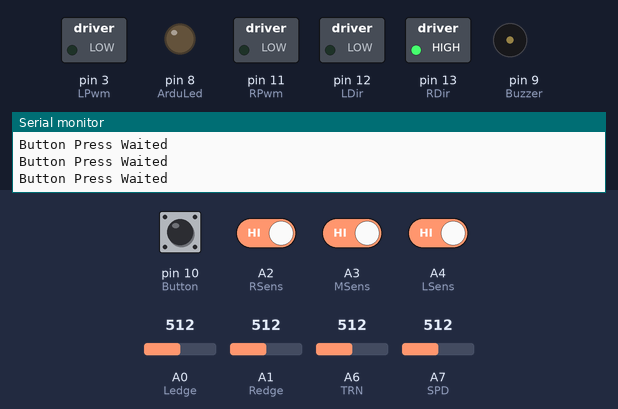
Bench run of a sketch on a simulated Arduino Nano, built with avr-gcc and run on an emulated ATmega328P. Shown: switched loads named in the sketch (green lamp = pin HIGH), output pins drawn as LEDs (lit = HIGH), buzzer (waves = sounding), the last lines printed to the serial monitor. Dashed ring = blinking. The inputs (shaded band) are chosen by the test bench; at power-on: A2 (RSens), A3 (MSens), A4 (LSens) HIGH, pin 10 (Button) LOW, A0 (Ledge) = 512, A1 (Redge) = 512, A6 (TRN) = 512, A7 (SPD) = 512. Random numbers use the default seed unless the sketch sets one; pins used as bus, display or sensor lines are not drawn.

Above: at 1.2 s.
1.3 s: pin 10 (Button) pulled HIGH for 0.15 s
At 2.38 s:
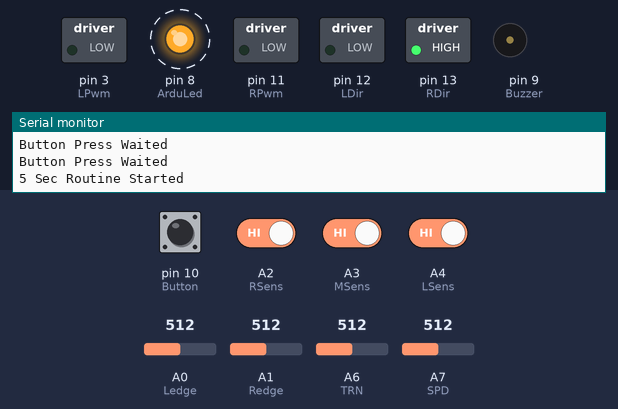
4.4 s: A0 (Ledge) set to 317
7.4 s: A0 (Ledge) set to 281
At 7.57 s:
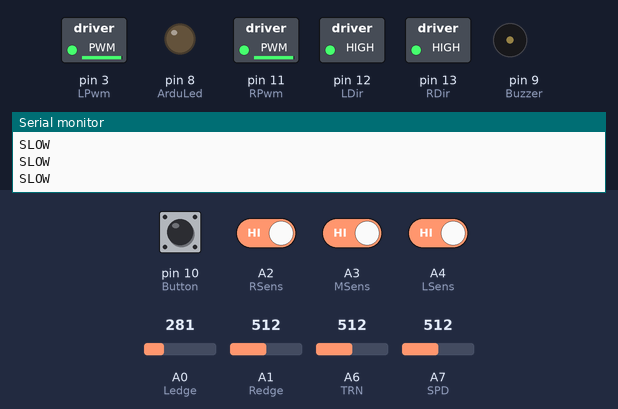
10.4 s: A1 (Redge) set to 290
At 10.82 s:
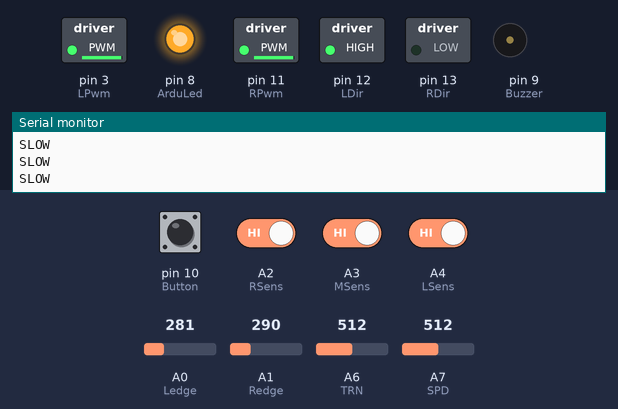
13.4 s: A1 (Redge) set to 306
At 13.84 s:
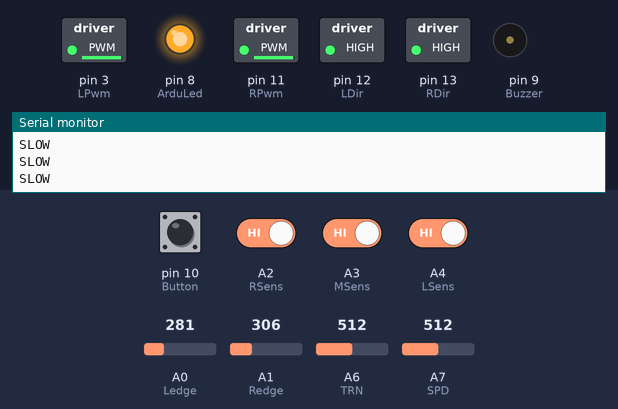
16.4 s: A0 (Ledge) set to 306
At 19.0 s:
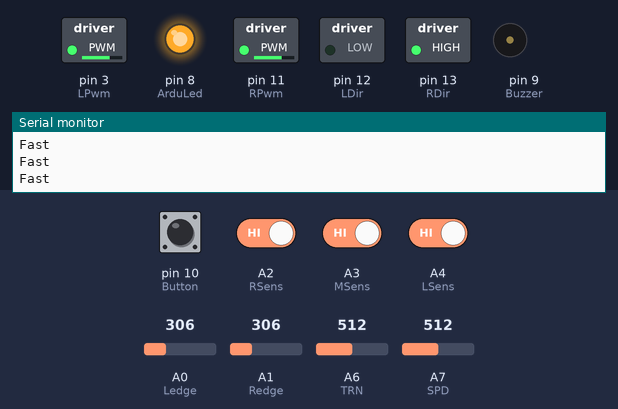
Timing chart, 0 to 20.4 s (numbered marks = the images above; inputs shaded):
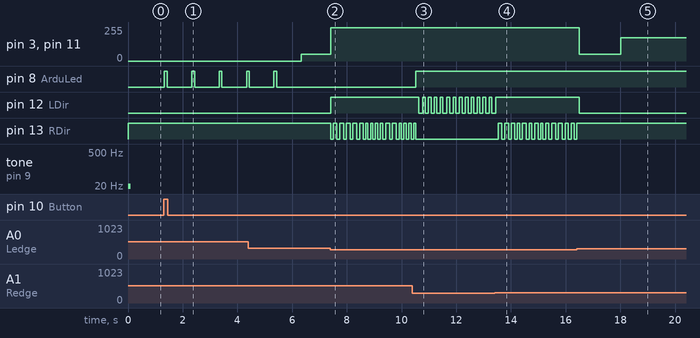

The sketch:

SumoBlind.ino
```cpp
// GENESIS BOARD MINI SUMO ROBOT PROGRAM
//FOR 3 OPPONENT SENSOR, 2 EDGE SENSOR
// JSUMO 01/2020
///////////////////////////////////////

//MOTOR CONTROL
int RPwm = 11;
int RDir = 13;

int LPwm = 3;
int LDir = 12;

//LED & BUZZER
int Buzzer = 9;
int ArduLed = 8;

//EDGE & CONTRAST SENSORS
const int Redge = A1;
const int Ledge = A0;

//TRIMPOTS
int SPD = A7;
int TRN = A6;
bool lastLine = true;
//OPPONENT SENSORS
int LSens = A4;
int RSens = A2;
int MSens = A3;

// DIPSWITCH & BUTTON
int Button = 10;  // Can be used as start pin too.
int DS1 = 5;
int DS2 = 6;
int DS3 = 7;

//VALUES
int Speed = 10;
int MaxSpeed = 70;   // Idle Speed while no sensor giving data.
int TurnSpeed = 30;  // Left and Right Forward Turning Speed
int EdgeTurn = 150;  // Turning Time variable when minisumo sees white line
int Duration;        // Turning Time at minisumo starting.
int LastValue = 5;   // Last Value Variable for remembering last Opponent sensor sense.

void setup() {
  pinMode(LSens, INPUT);  // Left Opponent Sensor Input
  pinMode(RSens, INPUT);  // Right Opponent Sensor Input
  pinMode(MSens, INPUT);  // Middle Opponent Sensor Input

  pinMode(Buzzer, OUTPUT);   // Buzzer Declared as Output
  pinMode(ArduLed, OUTPUT);  // Buzzer Declared as Output
  pinMode(Button, INPUT);    // Buzzer Declared as Output

  pinMode(RPwm, OUTPUT);  // Four PWM Channel Declared as Output
  pinMode(RDir, OUTPUT);
  pinMode(LPwm, OUTPUT);
  pinMode(LDir, OUTPUT);

  digitalWrite(Buzzer, LOW);   // Buzzer Pin Made Low for Silence 🙂
  digitalWrite(ArduLed, LOW);  // Arduino Mode Led Made Low
  digitalWrite(DS1, HIGH);     // 3 Dipswitch Pin Pullups Made
  digitalWrite(DS2, HIGH);
  digitalWrite(DS3, HIGH);
  randomSeed(analogRead(7));
  digitalWrite(LSens, HIGH);  // Opponent Sensor Pullups Made
  digitalWrite(RSens, HIGH);

  digitalWrite(MSens, HIGH);
  Serial.begin(9600);
}
bool mDelay(int time) {
  int start = millis();
  while (millis() - start <= time) {
    lastLine = false;
    return true;
  }
  return false;
}

//Motor Control Function
void Set_Motor(float Lval, float Rval, int timex) {
  Lval = Lval * 2.5;
  Rval = Rval * 2.5;
  if (Lval >= 0) {
    analogWrite(LPwm, Lval);
    digitalWrite(LDir, LOW);
  } else {
    Lval = abs(Lval);
    digitalWrite(LDir, HIGH);
    analogWrite(LPwm, Lval);
  }
  if (Rval >= 0) {
    analogWrite(RPwm, Rval);
    digitalWrite(RDir, HIGH);
  } else {
    Rval = abs(Rval);
    digitalWrite(RDir, LOW);
    analogWrite(RPwm, Rval);
  }
  //If you want to see Speed Values please uncomment bottom line.
  // Serial.print(Rval); Serial.print("-"); Serial.println(Lval);
  delay(timex);
}


void OpDetect() {
  int start = millis();
  while (1) {
    if (analogRead(Ledge) < 300 && analogRead(Redge) > 300) {
      int rndN = random(75, 150);
      Set_Motor(-100, -100, 100);  // Backward for 55 mS.
      Set_Motor(-100, 100, rndN);
      start = millis();  // Left Backward, Right Forward, Turning Time Based on ETRN Trimpot
      LastValue = 5;
    } else if (analogRead(Ledge) > 300 && analogRead(Redge) < 300) {
      digitalWrite(Buzzer, LOW);
      int rndN = random(75, 150);
      digitalWrite(ArduLed, HIGH);
      Set_Motor(-100, -100, 100);  // Backward for 55 mS.
      Set_Motor(100, -100, rndN);  // Right Backward, Left Forward, Turning Time Based on ETRN Trimpot
      LastValue = 5;
      start = millis();
    } else if (analogRead(Ledge) < 300 && analogRead(Redge) < 300) {
      digitalWrite(Buzzer, LOW);
      digitalWrite(ArduLed, HIGH);
      Set_Motor(-100, -100, 100);
      int rndN = random(100, 150);  // Backward for 55 mS.
      Set_Motor(100, -100, rndN);   // Right Backward, Left Forward, Turning Time Based on ETRN Trimpot
      LastValue = 5;
      start = millis();
    }


      /// Edge Sensor Control Routine ///


      Speed = (analogRead(SPD) / 10.3);  // This raw speed value comes with 0 to 1023 so we divide to 10.3 After that it is 0 to 99 integer.
      Speed = 100 - Speed;
      // This is used for reversing trimpot dial direction at board.
      Speed = 20;
      if (millis() - start <= 1500) {
        Serial.println("SLOW");
        Set_Motor(Speed, Speed, 1);
      } else {
         Serial.println("Fast");
        Set_Motor(MaxSpeed, MaxSpeed, 1);
      }
    }
  }

void loop() {
  digitalWrite(RPwm, LOW);
  digitalWrite(LPwm, LOW);
  tone(Buzzer, 18, 100);  // Pin, Frequency, Duration
  //////////////////////////////////////////////
  // This function below, used for stopping robot while no button is pushed or Microstart is not triggered.
  while (digitalRead(Button) == 0) {
    Serial.println("Button Press Waited");
    Set_Motor(0, 0, 1);
    /// Sensor Control While Waiting The Button Press ///
    if (digitalRead(MSens) == LOW || digitalRead(RSens) == LOW || digitalRead(LSens) == LOW || analogRead(Redge) < 100 || analogRead(Ledge) < 100) {
      digitalWrite(ArduLed, HIGH);
    } else {
      digitalWrite(ArduLed, LOW);
    }
  }
  ///////////////////////////////////////////////
  if (digitalRead(Button) == 1) {

    Duration = (analogRead(TRN) / 5);  // Duration variable based on TRN (A6) trimpot
    Duration = 205 - Duration;         //

    Serial.println("5 Sec Routine Started");

    for (int i = 0; i < 5; i++) {
      digitalWrite(Buzzer, HIGH);
      digitalWrite(ArduLed, HIGH);
      delay(100);
      digitalWrite(Buzzer, LOW);
      digitalWrite(ArduLed, LOW);
      delay(900);
    }


    Serial.print("OK");
    digitalWrite(Buzzer, LOW);
    EdgeTurn = (analogRead(TRN) / 5);  // Raw value comes with 0 to 1023, we divide it for 0 t0 205 mS turning time.
    EdgeTurn = 205 - EdgeTurn;         //
  }

  //Main Loop


    OpDetect();

}
```

Measured:
- the behaviour switches between 300 and 299 on A0 (Ledge) (found by bisection; images 1 and 2)
- after the input at 1.3 s, pin 8 (ArduLed): alternates HIGH for 0.10 s and LOW for 0.90 s, starting at once
- after the input at 7.4 s, pin 12 (LDir): LOW → HIGH at once; pin 13 (RDir): HIGH → LOW at once, → HIGH 0.10 s later, → LOW 0.14 s later, → HIGH 0.10 s later, … (29 changes in this stretch)
- after the input at 10.4 s, pin 8 (ArduLed): LOW → HIGH after 0.12 s; pin 12 (LDir): alternates HIGH for 0.10 s and LOW for 0.12 s, starting after 0.22 s
- after the input at 13.4 s, pin 13 (RDir): LOW → HIGH after 0.14 s, then moves between LOW and HIGH, repeating every 1.3 s
- after the input at 16.4 s, pin 3 (LPwm): 250/255 → 50/255 after 0.10 s, → 175/255 1.5 s later; pin 11 (RPwm): 250/255 → 50/255 after 0.11 s, → 175/255 1.5 s later; pin 12 (LDir): HIGH → LOW after 0.10 s
